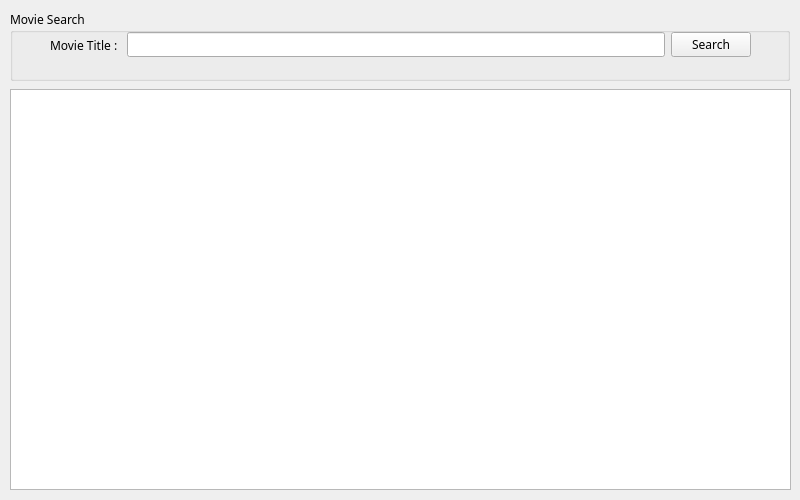
<?xml version="1.0" encoding="UTF-8"?>
<ui version="4.0">
 <class>FrmMain</class>
 <widget class="QWidget" name="FrmMain">
  <property name="windowModality">
   <enum>Qt::NonModal</enum>
  </property>
  <property name="geometry">
   <rect>
    <x>0</x>
    <y>0</y>
    <width>800</width>
    <height>500</height>
   </rect>
  </property>
  <property name="sizePolicy">
   <sizepolicy hsizetype="Fixed" vsizetype="Fixed">
    <horstretch>0</horstretch>
    <verstretch>0</verstretch>
   </sizepolicy>
  </property>
  <property name="minimumSize">
   <size>
    <width>800</width>
    <height>500</height>
   </size>
  </property>
  <property name="maximumSize">
   <size>
    <width>800</width>
    <height>500</height>
   </size>
  </property>
  <property name="font">
   <font>
    <family>나눔고딕</family>
   </font>
  </property>
  <property name="windowTitle">
   <string>Naver API Movie Search App.</string>
  </property>
  <widget class="QWidget" name="verticalLayoutWidget">
   <property name="geometry">
    <rect>
     <x>10</x>
     <y>10</y>
     <width>780</width>
     <height>71</height>
    </rect>
   </property>
   <layout class="QVBoxLayout" name="searchLayout">
    <item>
     <widget class="QGroupBox" name="groupBox">
      <property name="title">
       <string>Movie Search</string>
      </property>
      <widget class="QWidget" name="layoutWidget">
       <property name="geometry">
        <rect>
         <x>40</x>
         <y>20</y>
         <width>701</width>
         <height>30</height>
        </rect>
       </property>
       <layout class="QHBoxLayout" name="horizontalLayout">
        <item>
         <widget class="QLabel" name="label">
          <property name="text">
           <string>Movie Title : </string>
          </property>
         </widget>
        </item>
        <item>
         <widget class="QLineEdit" name="txtSearch">
          <property name="locale">
           <locale language="Korean" country="SouthKorea"/>
          </property>
          <property name="inputMethodHints">
           <set>Qt::ImhNone</set>
          </property>
          <property name="text">
           <string/>
          </property>
         </widget>
        </item>
        <item>
         <widget class="QPushButton" name="btnSearch">
          <property name="font">
           <font>
            <stylestrategy>PreferDefault</stylestrategy>
           </font>
          </property>
          <property name="inputMethodHints">
           <set>Qt::ImhNoPredictiveText</set>
          </property>
          <property name="text">
           <string>Search</string>
          </property>
         </widget>
        </item>
       </layout>
      </widget>
     </widget>
    </item>
   </layout>
  </widget>
  <widget class="QWidget" name="verticalLayoutWidget_2">
   <property name="geometry">
    <rect>
     <x>10</x>
     <y>89</y>
     <width>781</width>
     <height>401</height>
    </rect>
   </property>
   <layout class="QVBoxLayout" name="resultLayout">
    <item>
     <widget class="QTableWidget" name="tblResult">
      <property name="font">
       <font>
        <family>나눔고딕</family>
       </font>
      </property>
     </widget>
    </item>
   </layout>
  </widget>
 </widget>
 <resources/>
 <connections/>
</ui>
